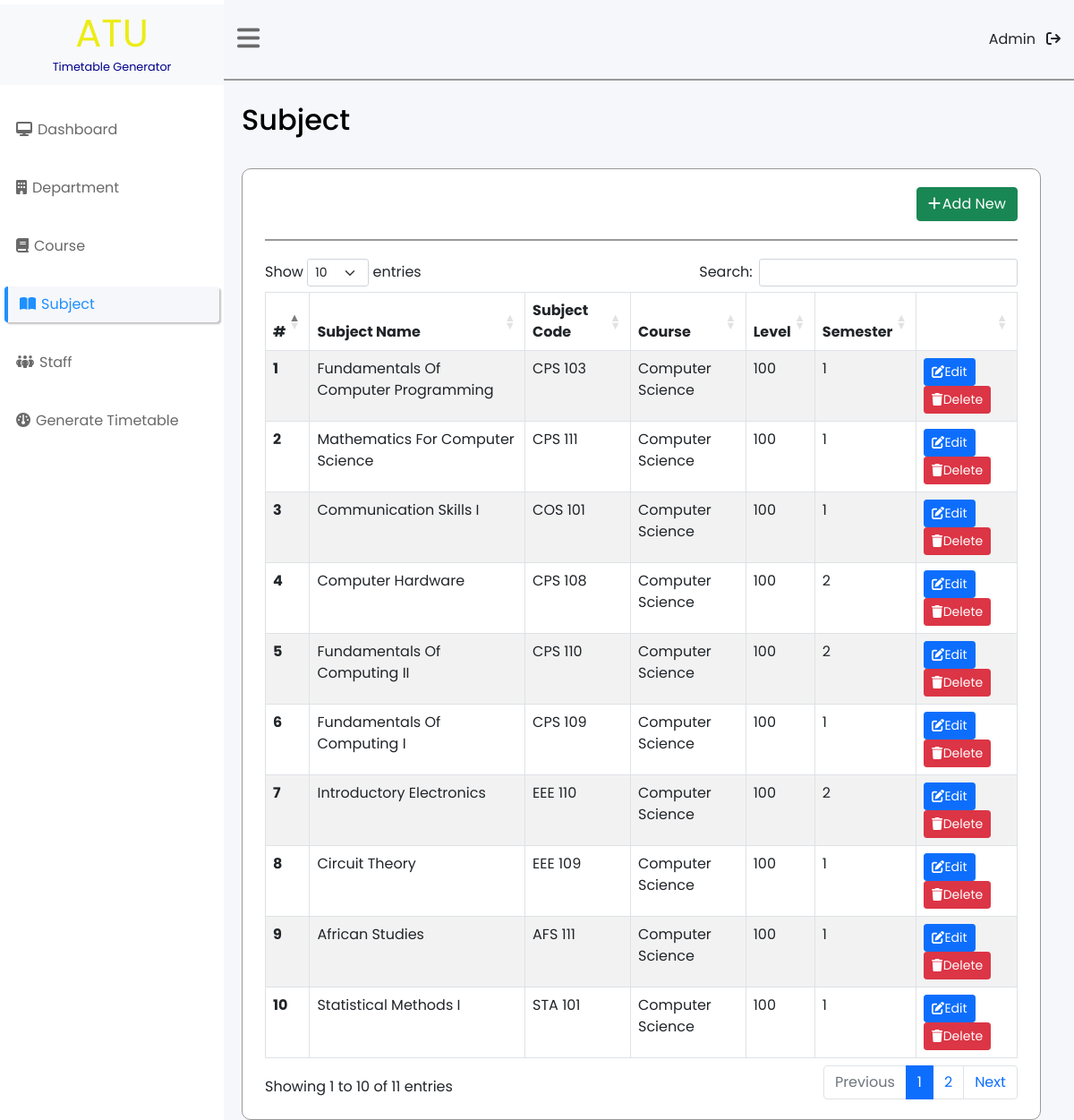
The page /subject.php on the database its author committed.
### tables this page shows
CREATE TABLE `subject` (
  `subject_id` int(11) NOT NULL,
  `subject_name` varchar(50) DEFAULT NULL,
  `subject_code` varchar(25) DEFAULT NULL,
  `subject_course` varchar(100) DEFAULT NULL,
  `subject_level` int(5) DEFAULT NULL,
  `subject_semester` text DEFAULT NULL
);

### fetch.php (called while the page is built, shortened)
<?php
   include_once "connection.php";
   try {
    $subjectStmt = $conn->prepare("SELECT * FROM  `subject`");
    $subjectStmt->execute();
    $subjects = $subjectStmt->fetchAll(PDO::FETCH_OBJ);
   } catch (Exception $ex) {
    echo "Connection failed: " . $ex->getMessage();
   }
?>

### subject.php (the view, shortened to what this page needs)
<?php
   include "fetch.php";
   $sum = 1;
?>
<!DOCTYPE html>
<html lang="en">
<head>
    <link rel="stylesheet" href="https://cdnjs.cloudflare.com/ajax/libs/twitter-bootstrap/5.1.3/css/bootstrap.min.css">
    <link rel="stylesheet" type="text/css" href="https://cdn.datatables.net/1.12.1/css/dataTables.bootstrap5.min.css">
  <link rel="stylesheet" href="icons/css/all.css">
  <link rel="stylesheet" href="CSS/dashboard.css">
  <link rel="stylesheet" href="CSS/department.css">
</head>
<body>
  <div class="sidebar" >
    <div class="sidebar-brand">
      <div class="brand">ATU</div>
      <div class="label">Timetable Generator</div>
    </div>
    <div class="sidebar-menu">
      <ul>
      <li ><a href="dashboard.php"><i class="fa-solid fa-desktop"></i><span>Dashboard</span></a></li>
        <li><a href="department.php"><i class="fa-solid fa-building"></i><span>Department</span></a></li>
        <li ><a href="course.php"><i class="fa-solid fa-book"></i><span>Course</span></a></li>
        <li class="active"><a href="subject.php"><i class="fa-solid fa-book-open"></i><span>Subject</span></a></li>
        <li><a href="staff.php"><i class="fa-solid fa-people-group"></i><span>Staff</span></a></li>
        <li><a href="generate.php"><i class="fa-solid fa-gauge"></i><span>Generate Timetable</span></a></li>
      </ul>
    </div>
  </div>
   <main>
   <div class="header">
      <div class="icon-bar" id="bars"><i class="fa-solid fa-bars"></i></div>
      <div class="profile">
        <div class="img">Admin</div>
        <div class="log-out"><i class="fa-solid fa-arrow-right-from-bracket"></i></div>
      </div>
    </div>
    <div class="main-content" >
        <div class="menu-title">
            <h3>Subject</h3>
        </div>
        <div class="table-container">
          <div class="addBtn">
          <button type="button" class="btn btn-success" data-bs-toggle="modal" data-bs-target="#exampleModal"> <i class="fa-solid fa-plus" style="margin-right: 2px;"></i></i>Add New</button>
          </div>
        <table  id="table_id" class="display table table-striped table-bordered">
        <thead>
            <tr>
              <th scope="col">#</th>
              <th scope="col">Subject Name</th>
              <th scope="col">Subject Code</th>
              <th scope="col">Course</th>
              <th scope="col">Level</th>
              <th scope="col">Semester</th>
              <th scope="col"></th>
            </tr>
          </thead>
          <tbody>
            <?php foreach ($subjects as $subject):?>
            <tr>
              <th scope="row"><?=$sum++?></th>
              <td><?=$subject->subject_name?></td>
              <td><?=$subject->subject_code?></td>
              <td><?=$subject->subject_course?></td>
              <td><?=$subject->subject_level?></td>
              <td><?=$subject->subject_semester?></td>
              <td>
              <button type="button" class="btn btn-primary btn-sm" data-bs-toggle="modal" data-bs-target="#Modal<?=$subject->subject_id?>"><i class="fa-solid fa-pen-to-square"></i>Edit</button>
                <a href="deleteSubject.php?id=<?=$subject->subject_id?>"><button type="button" class="btn btn-danger btn-sm"><i class="fa-solid fa-trash"></i>Delete</button></a>
              </td>
            </tr>
            <?php endforeach ?>
          </tbody>
    </table>
        </div>
   </main>
</body>
</html>

### CSS/dashboard.css (style rules this page uses)
* { padding: 0; margin: 0; box-sizing: border-box; font-family: 'Poppins', sans-serif; text-decoration: none !important; }
body { background-color: #f6f7fb; display: flex; height: 100vh; position: relative; }
.sidebar { padding-top: 5px; position: fixed; height: 100%; width: 250px; background: #fff; }
.sidebar-brand { display: flex; flex-direction: column; align-items: center; background: #f8f9fa; height: 90px; }
.sidebar-brand .brand { font-size: 2.7rem; color: #ecec17; }
.sidebar-brand .label { margin-top: -5px; font-size: .8rem; color: #00008b; }
.sidebar-menu { margin-top: 30px; padding: 0 5px; }
.sidebar-menu ul { padding: 0 !important; }
.sidebar-menu ul li { display: flex; width: 100%; margin-bottom: 25px; padding: 0 13px ; height: 40px; align-items: center; transition: .2s ease-out; }
.sidebar-menu ul li a { color: #696969; }
.sidebar-menu ul li.active { border-left: 4px solid #1e90ff; border-radius: 4px; background: #f6f7fb; box-shadow: 2px 2px 2px rgba(0, 0, 0, 0.244); }
.sidebar-menu ul li.active a { color: #1e90ff; }
.sidebar .sidebar-menu ul li a .svg-inline--fa { font-size: 1rem !important; }
.sidebar-menu ul li a span { margin-left: 6px; }
main { position: relative; left: 250px; height: 100%; width: calc(100% - 250px); }
.header { position: fixed; display: flex; justify-content: space-between; height: 90px; width: calc(100% - 250px); align-items: center; border-bottom: 2px solid #999; padding: 2px 15px; background: #f6f7fb; z-index: 1; }
.header .icon-bar .svg-inline--fa { color: #696969; cursor: pointer; font-size: 1.8rem; }
.header .profile { display: flex; gap: 12px; }
main .main-content { position: relative; top: 90px; max-height: calc(100% - 90px); width: 100%; padding-top: 25px; padding-left: 20px; }

### CSS/department.css (style rules this page uses)
.display { background: #fff; }
.main-content .menu-title { margin-bottom: 35px; }
.main-content .menu-title h3 { font-size: 2rem; color: #000; }
.main-content .table-container { width: 96%; border: 1px solid #999; padding: 20px 25px; border-radius: 10px; background: #fff; }
.main-content .table-container .addBtn { display: flex; align-items: center; justify-content: flex-end; border-bottom: 2px solid #999; margin-bottom: 20px; padding-bottom: 20px; }

### rows shown on the page
subject: subject_name "Fundamentals Of Computer Programming", subject_code "CPS 103", subject_course "Computer Science", subject_level "100", subject_semester "1"
subject: subject_name "Mathematics For Computer Science", subject_code "CPS 111", subject_course "Computer Science", subject_level "100", subject_semester "1"
subject: subject_name "Communication Skills I", subject_code "COS 101", subject_course "Computer Science", subject_level "100", subject_semester "1"
subject: subject_name "Computer Hardware", subject_code "CPS 108", subject_course "Computer Science", subject_level "100", subject_semester "2"
subject: subject_name "Fundamentals Of Computing II", subject_code "CPS 110", subject_course "Computer Science", subject_level "100", subject_semester "2"
subject: subject_name "Fundamentals Of Computing I", subject_code "CPS 109", subject_course "Computer Science", subject_level "100", subject_semester "1"
subject: subject_name "Introductory Electronics", subject_code "EEE 110", subject_course "Computer Science", subject_level "100", subject_semester "2"
subject: subject_name "Circuit Theory", subject_code "EEE 109", subject_course "Computer Science", subject_level "100", subject_semester "1"
subject: subject_name "African Studies", subject_code "AFS 111", subject_course "Computer Science", subject_level "100", subject_semester "1"
subject: subject_name "Statistical Methods I", subject_code "STA 101", subject_course "Computer Science", subject_level "100", subject_semester "1"
